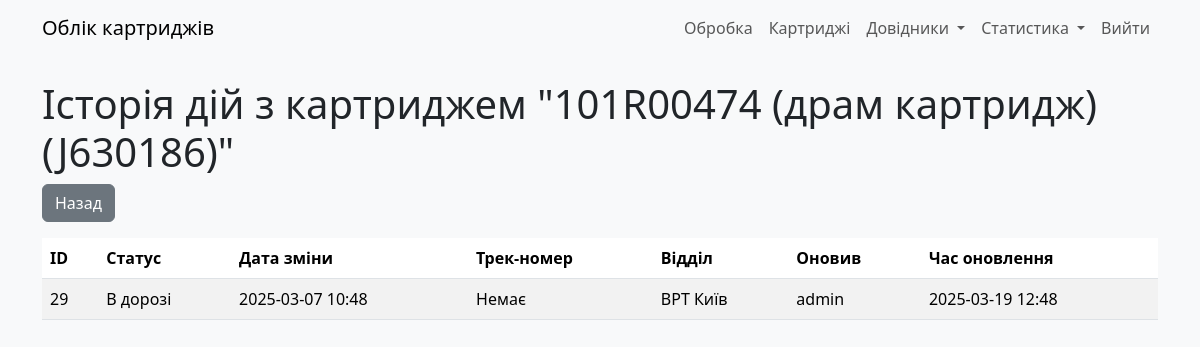
The app's page /cartridge_actions/31 (signed in), older data.
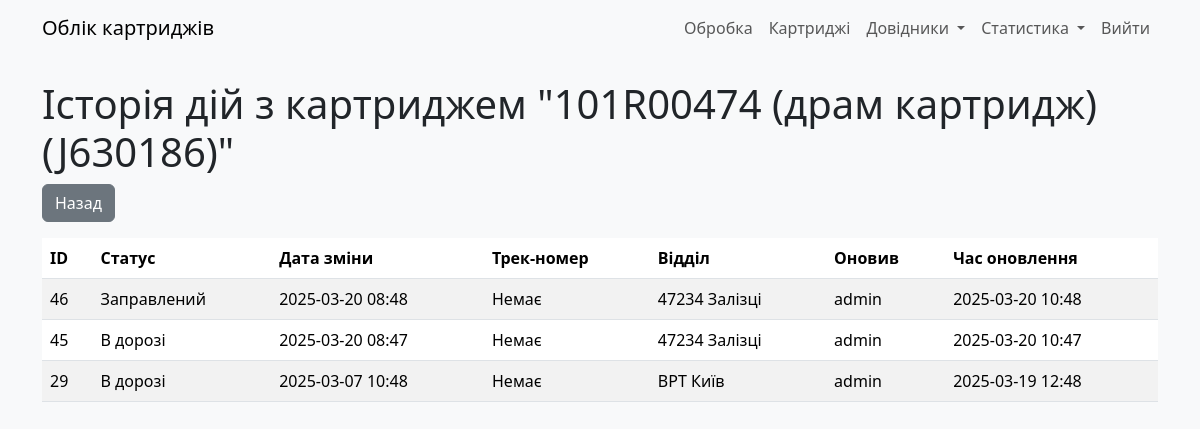
The same page, newer data.
### models.py (models this page shows)
class CartridgeStatus(db.Model):
    __tablename__ = "cartrg_status"
    id: Mapped[int] = mapped_column(primary_key=True)
    cartridge_id = mapped_column(ForeignKey(Cartridges.id))
    status: Mapped[int] = mapped_column(Integer, server_default=literal(0))
    date_ofchange: Mapped[DateTime] = mapped_column(DateTime, server_default=func.now())
    parcel_track: Mapped[str] = mapped_column(String(13), nullable=True)
    exec_dept: Mapped[int] = mapped_column(ForeignKey(RefillDept.id))
    user_updated: Mapped[int] = mapped_column(ForeignKey(User.id))
    time_updated: Mapped[DateTime] = mapped_column(DateTime, server_default=func.now())
    __table_args__ = (
        Index('idx_cartridge_date', 'cartridge_id', 'date_ofchange'),  # Композитний індекс
        Index('idx_status', 'status'),                                # Окремий індекс для status
        Index('idx_exec_dept', 'exec_dept'),                          # Окремий індекс для exec_dept
    )

class RefillDept(db.Model):
    __tablename__ = "refill_dept"
    id: Mapped[int] = mapped_column(primary_key=True)
    deptname: Mapped[str] = mapped_column(String(30))
    is_exec: Mapped[int] = mapped_column(Integer, server_default=literal(0))
    user_updated: Mapped[int] = mapped_column(ForeignKey(User.id))
    time_updated: Mapped[DateTime] = mapped_column(DateTime, server_default=func.now())

class User(db.Model, UserMixin):
    __tablename__ = "users"
    id: Mapped[int] = mapped_column(primary_key=True)
    username: Mapped[str] = mapped_column(String(30), unique=True, nullable=False)
    password: Mapped[str] = mapped_column(String(255), nullable=False)
    humanname: Mapped[str] = mapped_column(String(60), nullable=False)
    lastlogin: Mapped[datetime] = mapped_column(DateTime, server_default=func.now())
    active: Mapped[bool] = mapped_column(default=True)
    time_updated: Mapped[DateTime] = mapped_column(DateTime, server_default=func.now())
    role: Mapped[str] = mapped_column(String(30), server_default="user")

### app.py (the view)
@app.route('/cartridge_actions/<int:cartridge_id>', methods=['GET', 'POST'])
@login_required
def cartridge_actions(cartridge_id):
    cartridge = Cartridges.query.get_or_404(cartridge_id)
    statuses = CartridgeStatus.query.filter_by(cartridge_id=cartridge_id).order_by(CartridgeStatus.date_ofchange.desc()).all()
    return render_template('cartridge_actions.html',
                          cartridge=cartridge,
                          statuses=statuses,
                          Cartridges=Cartridges,
                          PrinterModel=PrinterModel,
                          RefillDept=RefillDept,
                          User=User)

### app.py (called while the page is built)
@login_manager.user_loader
def load_user(user_id):
    return User.query.get(int(user_id))

### templates/cartridge_actions.html (shortened to what this page needs)
{% extends "base.html" %}
{% block content %}
    <h1>Історія дій з картриджем "{{ cartridge.cartridge_model|default('Невідома модель', true) }} ({{ cartridge.serial_num }})"</h1>
    <div class="mb-3">
        <a href="{{ url_for('cartridges') }}" class="btn btn-secondary">Назад</a>
    </div>
    <div style="max-height: 400px; overflow-y: auto;">
        <table class="table table-striped">
            <thead>
                <tr>
                    <th>ID</th>
                    <th>Статус</th>
                    <th>Дата зміни</th>
                    <th>Трек-номер</th>
                    <th>Відділ</th>
                    <th>Оновив</th>
                    <th>Час оновлення</th>
                </tr>
            </thead>
            <tbody>
                {% for status in statuses %}
                <tr>
                    <td>{{ status.id }}</td>
                    <td>
                        {% set status_dict = {0: 'Порожній', 1: 'Очікує заправки', 2: 'Заправлений', 3: 'В дорозі', 4: 'Списаний', 5: 'Одноразовий', 6: 'На зберіганні'} %}
                        {{ status_dict[status.status] }}
                    </td>
                    <td>{{ status.date_ofchange.strftime('%Y-%m-%d %H:%M') }}</td>
                    <td>{{ status.parcel_track or 'Немає' }}</td>
                    <td>{{ RefillDept.query.get(status.exec_dept).deptname if status.exec_dept else 'Не вказано' }}</td>
                    <td>{{ User.query.get(status.user_updated).username if status.user_updated else 'Не вказано' }}</td>
                    <td>{{ status.time_updated.strftime('%Y-%m-%d %H:%M') }}</td>
                </tr>
                {% endfor %}
            </tbody>
        </table>
    </div>
{% endblock %}

Row changes from the older to the newer data that the page shows:
added CartridgeStatus: id "46", status "Заправлений", date_ofchange "2025-03-20 08:48", parcel_track "Немає", query.get "47234 Залізці", query.get "admin", time_updated "2025-03-20 10:48"
added CartridgeStatus: id "45", status "В дорозі", date_ofchange "2025-03-20 08:47", parcel_track "Немає", query.get "47234 Залізці", query.get "admin", time_updated "2025-03-20 10:47"
